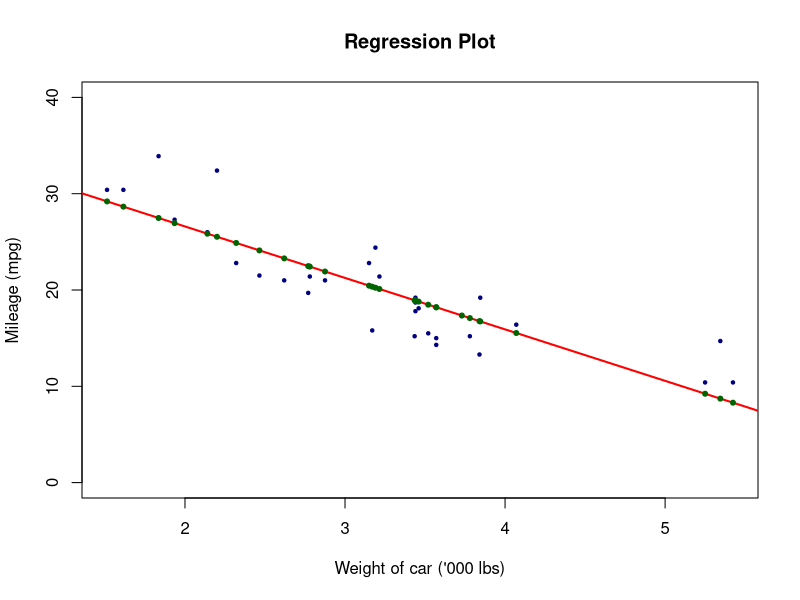

This figure's R source:
#################################################
# R Tutorial 
# Filename: 5-Values.R
# Shankar Venkatagiri
#################################################

# To know about the mtcars dataset,
# type ?mtcars at the Console

# We shall regress miles/gallon as 
# against the weight
lmfit <- lm(mpg ~ wt, 
            data=mtcars) 

# Print out the summary
print(summary(lmfit), digits=3)
# to see just coefficients
lmfit$coefficients

# Visualise the regression
par(mfrow=c(1,1))
plot(mtcars$wt, mtcars$mpg,
     xlab="Weight of car ('000 lbs)",
     ylab="Mileage (mpg)",
     pch=20, cex=0.7, col="navy",
     ylim=c(0,40))

title("Regression Plot")

# Overlay the regression line
abline(lmfit, col="red", lwd=2)

# Overlay the fitted vales in red
points(mtcars$wt, lmfit$fitted.values,
       pch=20, col="darkgreen")
